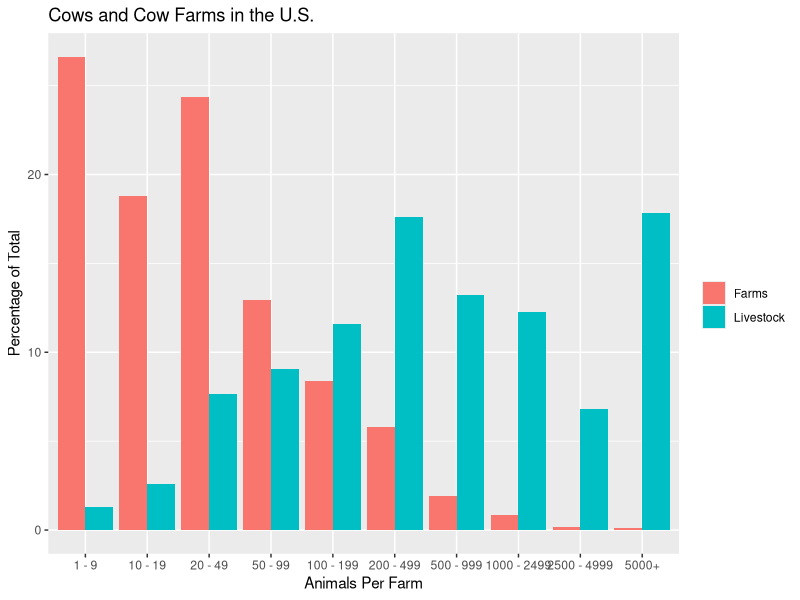
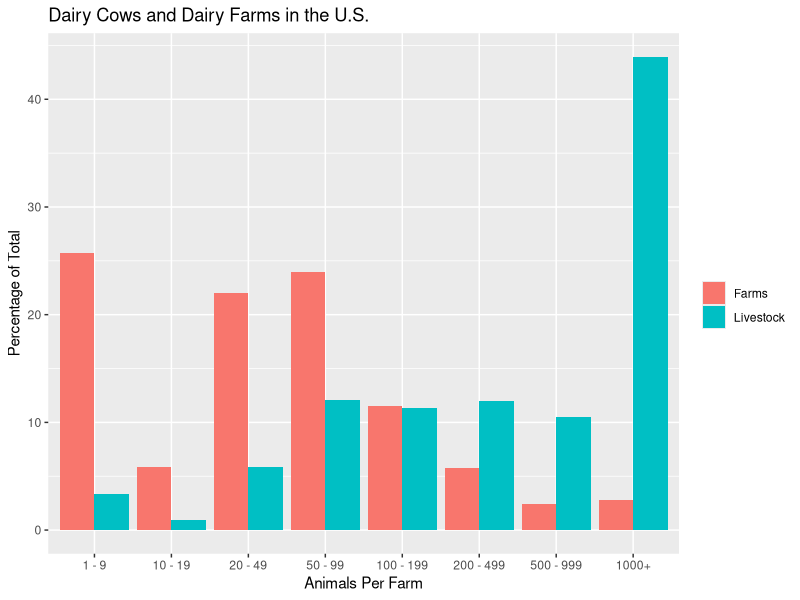
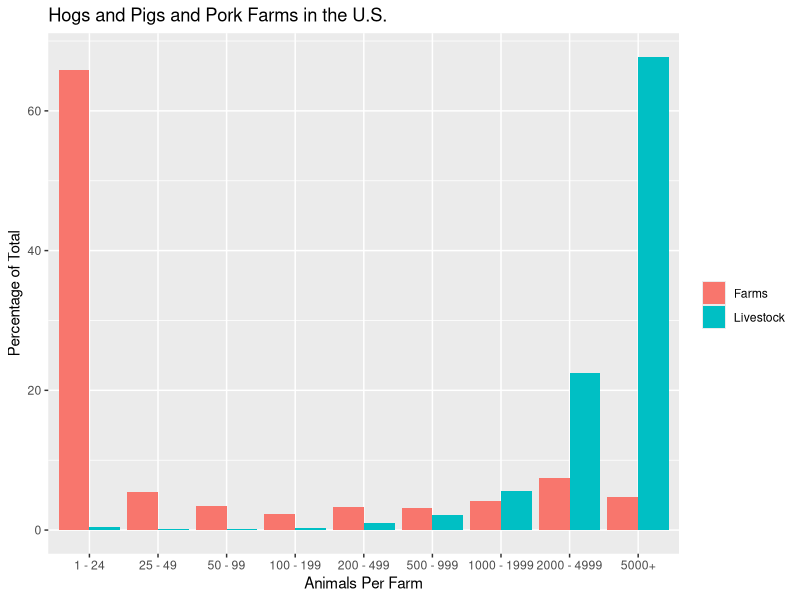

Source code (R) for these figures, in order:
# Data from 2012 US Agricultural Census
# https://agcensus.usda.gov/Publications/2012/
library(ggplot2)
library(reshape2)

# cattle data from https://agcensus.usda.gov/Publications/2012/Full_Report/Volume_1,_Chapter_1_US/st99_1_014_016.pdf
herdSize = c("1 - 9","10 - 19","20 - 49","50 - 99", "100 - 199", "200 - 499", "500 - 999", "1000 - 2499", "2500 - 4999", "5000+")


cattleCalves <- data.frame(
  herdSize = factor(herdSize, levels=unique(herdSize)),
  farms =  c(243071, 171675, 222547, 118394, 76729, 52878, 17437, 7582, 1809, 1124),
  number = c(1179625, 2350565, 6907696, 8161882, 10456310, 15851268, 11881862, 11058595, 6121370, 16025441))

totalCattleCalves <- sum(cattleCalves$number)
totalCowFarms <- sum(cattleCalves$farms)
cattleCalves$Farms <- cattleCalves$farms/totalCowFarms*100
cattleCalves$Livestock <- cattleCalves$number/totalCattleCalves*100

cowPlot <- melt(cattleCalves[,c("herdSize", "Farms", "Livestock")])

ggplot(cowPlot, aes(x = herdSize, y = value, fill = variable)) + 
  geom_bar(stat = "identity", position=position_dodge()) +
  xlab("Animals Per Farm") + ylab("Percentage of Total") +
  ggtitle("Cows and Cow Farms in the U.S.") +
  scale_fill_hue(name="")

# dairy cattle data from https://agcensus.usda.gov/Publications/2012/Full_Report/Volume_1,_Chapter_1_US/st99_1_017_019.pdf
herdSize <- c("1 - 9","10 - 19","20 - 49","50 - 99", "100 - 199", "200 - 499", "500 - 999", "1000+")

dairy <- data.frame(
  herdSize = factor(herdSize, levels=unique(herdSize)),
  farms =  c(16463, 3762, 14107, 15351, 7359, 3712, 1537, 1807),
  number = c(591224, 170092, 1023375, 2117266, 1987432, 2094778, 1835324, 7695658))

totaldairy <- sum(dairy$number)
totalDairyFarms <- sum(dairy$farms)
dairy$Farms <- dairy$farms/totalDairyFarms*100
dairy$Livestock <- dairy$number/totaldairy*100

dairyPlot <- melt(dairy[,c("herdSize", "Farms", "Livestock")])

ggplot(dairyPlot, aes(x = herdSize, y = value, fill = variable)) + 
  geom_bar(stat = "identity", position=position_dodge()) +
  xlab("Animals Per Farm") + ylab("Percentage of Total") +
  ggtitle("Dairy Cows and Dairy Farms in the U.S.") +
  scale_fill_hue(name="")

# hog and pigs data from https://agcensus.usda.gov/Publications/2012/Full_Report/Volume_1,_Chapter_1_US/st99_1_017_019.pdf
herdSize = c("1 - 24","25 - 49","50 - 99","100 - 199", "200 - 499", "500 - 999", "1000 - 1999", "2000 - 4999", "5000+")

hogPigs <- data.frame(
  herdSize = factor(herdSize, levels=unique(herdSize)),
  farms =  c(41688, 3435, 2161, 1469, 2115, 1977, 2677, 4718, 3006),
  number = c(244250, 116808, 146967, 201460, 683977, 1384921, 3662168, 14867199, 44719035))

totalhogPigs <- sum(hogPigs$number)
totalHogFarms <- sum(hogPigs$farms)
hogPigs$Farms <- hogPigs$farms/totalHogFarms*100
hogPigs$Livestock <- hogPigs$number/totalhogPigs*100

hogPigsPlot <- melt(hogPigs[,c("herdSize", "Farms", "Livestock")])

ggplot(hogPigsPlot, aes(x = herdSize, y = value, fill = variable)) + 
  geom_bar(stat = "identity", position=position_dodge()) +
  xlab("Animals Per Farm") + ylab("Percentage of Total") +
  ggtitle("Hogs and Pigs and Pork Farms in the U.S.") +
  scale_fill_hue(name="")